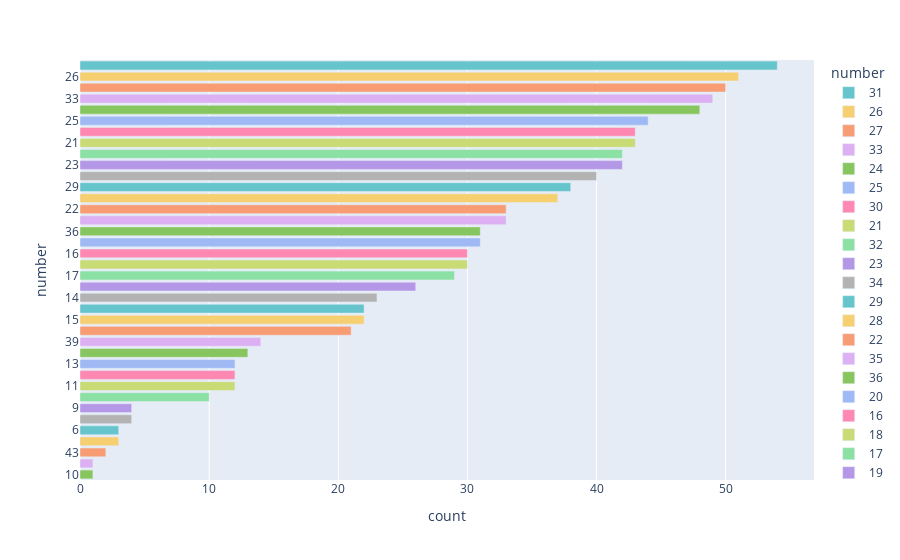

The notebook cell this image was saved under:
### Code cell
# 네번째 번호 전체 빈도수
fig = px.bar(number4, x='count', y='number', 
             color = 'number', color_discrete_sequence = px.colors.qualitative.Pastel)
fig.update_traces(
    textfont_size=14, 
    textposition='auto',
)

### Figure 1 — Plotly figure (JSON) as saved in the notebook; plotly's stock layout.template omitted (floating-point values rounded to 4 significant figures)
{"data": [{"alignmentgroup": "True", "hovertemplate": "number=%{y}<br>count=%{x}<extra></extra>", "legendgroup": "31", "marker": {"color": "rgb(102, 197, 204)", "pattern": {"shape": ""}}, "name": "31", "offsetgroup": "31", "orientation": "h", "showlegend": true, "textfont": {"size": 14}, "textposition": "auto", "type": "bar", "x": [54], "xaxis": "x", "y": ["31"], "yaxis": "y"}, {"alignmentgroup": "True", "hovertemplate": "number=%{y}<br>count=%{x}<extra></extra>", "legendgroup": "26", "marker": {"color": "rgb(246, 207, 113)", "pattern": {"shape": ""}}, "name": "26", "offsetgroup": "26", "orientation": "h", "showlegend": true, "textfont": {"size": 14}, "textposition": "auto", "type": "bar", "x": [51], "xaxis": "x", "y": ["26"], "yaxis": "y"}, {"alignmentgroup": "True", "hovertemplate": "number=%{y}<br>count=%{x}<extra></extra>", "legendgroup": "27", "marker": {"color": "rgb(248, 156, 116)", "pattern": {"shape": ""}}, "name": "27", "offsetgroup": "27", "orientation": "h", "showlegend": true, "textfont": {"size": 14}, "textposition": "auto", "type": "bar", "x": [50], "xaxis": "x", "y": ["27"], "yaxis": "y"}, {"alignmentgroup": "True", "hovertemplate": "number=%{y}<br>count=%{x}<extra></extra>", "legendgroup": "33", "marker": {"color": "rgb(220, 176, 242)", "pattern": {"shape": ""}}, "name": "33", "offsetgroup": "33", "orientation": "h", "showlegend": true, "textfont": {"size": 14}, "textposition": "auto", "type": "bar", "x": [49], "xaxis": "x", "y": ["33"], "yaxis": "y"}, {"alignmentgroup": "True", "hovertemplate": "number=%{y}<br>count=%{x}<extra></extra>", "legendgroup": "24", "marker": {"color": "rgb(135, 197, 95)", "pattern": {"shape": ""}}, "name": "24", "offsetgroup": "24", "orientation": "h", "showlegend": true, "textfont": {"size": 14}, "textposition": "auto", "type": "bar", "x": [48], "xaxis": "x", "y": ["24"], "yaxis": "y"}, {"alignmentgroup": "True", "hovertemplate": "number=%{y}<br>count=%{x}<extra></extra>", "legendgroup": "25", "marker": {"color": "rgb(158, 185, 243)", "pattern": {"shape": ""}}, "name": "25", "offsetgroup": "25", "orientation": "h", "showlegend": true, "textfont": {"size": 14}, "textposition": "auto", "type": "bar", "x": [44], "xaxis": "x", "y": ["25"], "yaxis": "y"}, {"alignmentgroup": "True", "hovertemplate": "number=%{y}<br>count=%{x}<extra></extra>", "legendgroup": "30", "marker": {"color": "rgb(254, 136, 177)", "pattern": {"shape": ""}}, "name": "30", "offsetgroup": "30", "orientation": "h", "showlegend": true, "textfont": {"size": 14}, "textposition": "auto", "type": "bar", "x": [43], "xaxis": "x", "y": ["30"], "yaxis": "y"}, {"alignmentgroup": "True", "hovertemplate": "number=%{y}<br>count=%{x}<extra></extra>", "legendgroup": "21", "marker": {"color": "rgb(201, 219, 116)", "pattern": {"shape": ""}}, "name": "21", "offsetgroup": "21", "orientation": "h", "showlegend": true, "textfont": {"size": 14}, "textposition": "auto", "type": "bar", "x": [43], "xaxis": "x", "y": ["21"], "yaxis": "y"}, {"alignmentgroup": "True", "hovertemplate": "number=%{y}<br>count=%{x}<extra></extra>", "legendgroup": "32", "marker": {"color": "rgb(139, 224, 164)", "pattern": {"shape": ""}}, "name": "32", "offsetgroup": "32", "orientation": "h", "showlegend": true, "textfont": {"size": 14}, "textposition": "auto", "type": "bar", "x": [42], "xaxis": "x", "y": ["32"], "yaxis": "y"}, {"alignmentgroup": "True", "hovertemplate": "number=%{y}<br>count=%{x}<extra></extra>", "legendgroup": "23", "marker": {"color": "rgb(180, 151, 231)", "pattern": {"shape": ""}}, "name": "23", "offsetgroup": "23", "orientation": "h", "showlegend": true, "textfont": {"size": 14}, "textposition": "auto", "type": "bar", "x": [42], "xaxis": "x", "y": ["23"], "yaxis": "y"}, {"alignmentgroup": "True", "hovertemplate": "number=%{y}<br>count=%{x}<extra></extra>", "legendgroup": "34", "marker": {"color": "rgb(179, 179, 179)", "pattern": {"shape": ""}}, "name": "34", "offsetgroup": "34", "orientation": "h", "showlegend": true, "textfont": {"size": 14}, "textposition": "auto", "type": "bar", "x": [40], "xaxis": "x", "y": ["34"], "yaxis": "y"}, {"alignmentgroup": "True", "hovertemplate": "number=%{y}<br>count=%{x}<extra></extra>", "legendgroup": "29", "marker": {"color": "rgb(102, 197, 204)", "pattern": {"shape": ""}}, "name": "29", "offsetgroup": "29", "orientation": "h", "showlegend": true, "textfont": {"size": 14}, "textposition": "auto", "type": "bar", "x": [38], "xaxis": "x", "y": ["29"], "yaxis": "y"}, {"alignmentgroup": "True", "hovertemplate": "number=%{y}<br>count=%{x}<extra></extra>", "legendgroup": "28", "marker": {"color": "rgb(246, 207, 113)", "pattern": {"shape": ""}}, "name": "28", "offsetgroup": "28", "orientation": "h", "showlegend": true, "textfont": {"size": 14}, "textposition": "auto", "type": "bar", "x": [37], "xaxis": "x", "y": ["28"], "yaxis": "y"}, {"alignmentgroup": "True", "hovertemplate": "number=%{y}<br>count=%{x}<extra></extra>", "legendgroup": "22", "marker": {"color": "rgb(248, 156, 116)", "pattern": {"shape": ""}}, "name": "22", "offsetgroup": "22", "orientation": "h", "showlegend": true, "textfont": {"size": 14}, "textposition": "auto", "type": "bar", "x": [33], "xaxis": "x", "y": ["22"], "yaxis": "y"}, {"alignmentgroup": "True", "hovertemplate": "number=%{y}<br>count=%{x}<extra></extra>", "legendgroup": "35", "marker": {"color": "rgb(220, 176, 242)", "pattern": {"shape": ""}}, "name": "35", "offsetgroup": "35", "orientation": "h", "showlegend": true, "textfont": {"size": 14}, "textposition": "auto", "type": "bar", "x": [33], "xaxis": "x", "y": ["35"], "yaxis": "y"}, {"alignmentgroup": "True", "hovertemplate": "number=%{y}<br>count=%{x}<extra></extra>", "legendgroup": "36", "marker": {"color": "rgb(135, 197, 95)", "pattern": {"shape": ""}}, "name": "36", "offsetgroup": "36", "orientation": "h", "showlegend": true, "textfont": {"size": 14}, "textposition": "auto", "type": "bar", "x": [31], "xaxis": "x", "y": ["36"], "yaxis": "y"}, {"alignmentgroup": "True", "hovertemplate": "number=%{y}<br>count=%{x}<extra></extra>", "legendgroup": "20", "marker": {"color": "rgb(158, 185, 243)", "pattern": {"shape": ""}}, "name": "20", "offsetgroup": "20", "orientation": "h", "showlegend": true, "textfont": {"size": 14}, "textposition": "auto", "type": "bar", "x": [31], "xaxis": "x", "y": ["20"], "yaxis": "y"}, {"alignmentgroup": "True", "hovertemplate": "number=%{y}<br>count=%{x}<extra></extra>", "legendgroup": "16", "marker": {"color": "rgb(254, 136, 177)", "pattern": {"shape": ""}}, "name": "16", "offsetgroup": "16", "orientation": "h", "showlegend": true, "textfont": {"size": 14}, "textposition": "auto", "type": "bar", "x": [30], "xaxis": "x", "y": ["16"], "yaxis": "y"}, {"alignmentgroup": "True", "hovertemplate": "number=%{y}<br>count=%{x}<extra></extra>", "legendgroup": "18", "marker": {"color": "rgb(201, 219, 116)", "pattern": {"shape": ""}}, "name": "18", "offsetgroup": "18", "orientation": "h", "showlegend": true, "textfont": {"size": 14}, "textposition": "auto", "type": "bar", "x": [30], "xaxis": "x", "y": ["18"], "yaxis": "y"}, {"alignmentgroup": "True", "hovertemplate": "number=%{y}<br>count=%{x}<extra></extra>", "legendgroup": "17", "marker": {"color": "rgb(139, 224, 164)", "pattern": {"shape": ""}}, "name": "17", "offsetgroup": "17", "orientation": "h", "showlegend": true, "textfont": {"size": 14}, "textposition": "auto", "type": "bar", "x": [29], "xaxis": "x", "y": ["17"], "yaxis": "y"}, {"alignmentgroup": "True", "hovertemplate": "number=%{y}<br>count=%{x}<extra></extra>", "legendgroup": "19", "marker": {"color": "rgb(180, 151, 231)", "pattern": {"shape": ""}}, "name": "19", "offsetgroup": "19", "orientation": "h", "showlegend": true, "textfont": {"size": 14}, "textposition": "auto", "type": "bar", "x": [26], "xaxis": "x", "y": ["19"], "yaxis": "y"}, {"alignmentgroup": "True", "hovertemplate": "number=%{y}<br>count=%{x}<extra></extra>", "legendgroup": "14", "marker": {"color": "rgb(179, 179, 179)", "pattern": {"shape": ""}}, "name": "14", "offsetgroup": "14", "orientation": "h", "showlegend": true, "textfont": {"size": 14}, "textposition": "auto", "type": "bar", "x": [23], "xaxis": "x", "y": ["14"], "yaxis": "y"}, {"alignmentgroup": "True", "hovertemplate": "number=%{y}<br>count=%{x}<extra></extra>", "legendgroup": "38", "marker": {"color": "rgb(102, 197, 204)", "pattern": {"shape": ""}}, "name": "38", "offsetgroup": "38", "orientation": "h", "showlegend": true, "textfont": {"size": 14}, "textposition": "auto", "type": "bar", "x": [22], "xaxis": "x", "y": ["38"], "yaxis": "y"}, {"alignmentgroup": "True", "hovertemplate": "number=%{y}<br>count=%{x}<extra></extra>", "legendgroup": "15", "marker": {"color": "rgb(246, 207, 113)", "pattern": {"shape": ""}}, "name": "15", "offsetgroup": "15", "orientation": "h", "showlegend": true, "textfont": {"size": 14}, "textposition": "auto", "type": "bar", "x": [22], "xaxis": "x", "y": ["15"], "yaxis": "y"}, {"alignmentgroup": "True", "hovertemplate": "number=%{y}<br>count=%{x}<extra></extra>", "legendgroup": "37", "marker": {"color": "rgb(248, 156, 116)", "pattern": {"shape": ""}}, "name": "37", "offsetgroup": "37", "orientation": "h", "showlegend": true, "textfont": {"size": 14}, "textposition": "auto", "type": "bar", "x": [21], "xaxis": "x", "y": ["37"], "yaxis": "y"}, {"alignmentgroup": "True", "hovertemplate": "number=%{y}<br>count=%{x}<extra></extra>", "legendgroup": "39", "marker": {"color": "rgb(220, 176, 242)", "pattern": {"shape": ""}}, "name": "39", "offsetgroup": "39", "orientation": "h", "showlegend": true, "textfont": {"size": 14}, "textposition": "auto", "type": "bar", "x": [14], "xaxis": "x", "y": ["39"], "yaxis": "y"}, {"alignmentgroup": "True", "hovertemplate": "number=%{y}<br>count=%{x}<extra></extra>", "legendgroup": "12", "marker": {"color": "rgb(135, 197, 95)", "pattern": {"shape": ""}}, "name": "12", "offsetgroup": "12", "orientation": "h", "showlegend": true, "textfont": {"size": 14}, "textposition": "auto", "type": "bar", "x": [13], "xaxis": "x", "y": ["12"], "yaxis": "y"}, {"alignmentgroup": "True", "hovertemplate": "number=%{y}<br>count=%{x}<extra></extra>", "legendgroup": "13", "marker": {"color": "rgb(158, 185, 243)", "pattern": {"shape": ""}}, "name": "13", "offsetgroup": "13", "orientation": "h", "showlegend": true, "textfont": {"size": 14}, "textposition": "auto", "type": "bar", "x": [12], "xaxis": "x", "y": ["13"], "yaxis": "y"}, {"alignmentgroup": "True", "hovertemplate": "number=%{y}<br>count=%{x}<extra></extra>", "legendgroup": "40", "marker": {"color": "rgb(254, 136, 177)", "pattern": {"shape": ""}}, "name": "40", "offsetgroup": "40", "orientation": "h", "showlegend": true, "textfont": {"size": 14}, "textposition": "auto", "type": "bar", "x": [12], "xaxis": "x", "y": ["40"], "yaxis": "y"}, {"alignmentgroup": "True", "hovertemplate": "number=%{y}<br>count=%{x}<extra></extra>", "legendgroup": "11", "marker": {"color": "rgb(201, 219, 116)", "pattern": {"shape": ""}}, "name": "11", "offsetgroup": "11", "orientation": "h", "showlegend": true, "textfont": {"size": 14}, "textposition": "auto", "type": "bar", "x": [12], "xaxis": "x", "y": ["11"], "yaxis": "y"}, {"alignmentgroup": "True", "hovertemplate": "number=%{y}<br>count=%{x}<extra></extra>", "legendgroup": "41", "marker": {"color": "rgb(139, 224, 164)", "pattern": {"shape": ""}}, "name": "41", "offsetgroup": "41", "orientation": "h", "showlegend": true, "textfont": {"size": 14}, "textposition": "auto", "type": "bar", "x": [10], "xaxis": "x", "y": ["41"], "yaxis": "y"}, {"alignmentgroup": "True", "hovertemplate": "number=%{y}<br>count=%{x}<extra></extra>", "legendgroup": "9", "marker": {"color": "rgb(180, 151, 231)", "pattern": {"shape": ""}}, "name": "9", "offsetgroup": "9", "orientation": "h", "showlegend": true, "textfont": {"size": 14}, "textposition": "auto", "type": "bar", "x": [4], "xaxis": "x", "y": ["9"], "yaxis": "y"}, {"alignmentgroup": "True", "hovertemplate": "number=%{y}<br>count=%{x}<extra></extra>", "legendgroup": "42", "marker": {"color": "rgb(179, 179, 179)", "pattern": {"shape": ""}}, "name": "42", "offsetgroup": "42", "orientation": "h", "showlegend": true, "textfont": {"size": 14}, "textposition": "auto", "type": "bar", "x": [4], "xaxis": "x", "y": ["42"], "yaxis": "y"}, {"alignmentgroup": "True", "hovertemplate": "number=%{y}<br>count=%{x}<extra></extra>", "legendgroup": "6", "marker": {"color": "rgb(102, 197, 204)", "pattern": {"shape": ""}}, "name": "6", "offsetgroup": "6", "orientation": "h", "showlegend": true, "textfont": {"size": 14}, "textposition": "auto", "type": "bar", "x": [3], "xaxis": "x", "y": ["6"], "yaxis": "y"}, {"alignmentgroup": "True", "hovertemplate": "number=%{y}<br>count=%{x}<extra></extra>", "legendgroup": "8", "marker": {"color": "rgb(246, 207, 113)", "pattern": {"shape": ""}}, "name": "8", "offsetgroup": "8", "orientation": "h", "showlegend": true, "textfont": {"size": 14}, "textposition": "auto", "type": "bar", "x": [3], "xaxis": "x", "y": ["8"], "yaxis": "y"}, {"alignmentgroup": "True", "hovertemplate": "number=%{y}<br>count=%{x}<extra></extra>", "legendgroup": "43", "marker": {"color": "rgb(248, 156, 116)", "pattern": {"shape": ""}}, "name": "43", "offsetgroup": "43", "orientation": "h", "showlegend": true, "textfont": {"size": 14}, "textposition": "auto", "type": "bar", "x": [2], "xaxis": "x", "y": ["43"], "yaxis": "y"}, {"alignmentgroup": "True", "hovertemplate": "number=%{y}<br>count=%{x}<extra></extra>", "legendgroup": "5", "marker": {"color": "rgb(220, 176, 242)", "pattern": {"shape": ""}}, "name": "5", "offsetgroup": "5", "orientation": "h", "showlegend": true, "textfont": {"size": 14}, "textposition": "auto", "type": "bar", "x": [1], "xaxis": "x", "y": ["5"], "yaxis": "y"}, {"alignmentgroup": "True", "hovertemplate": "number=%{y}<br>count=%{x}<extra></extra>", "legendgroup": "10", "marker": {"color": "rgb(135, 197, 95)", "pattern": {"shape": ""}}, "name": "10", "offsetgroup": "10", "orientation": "h", "showlegend": true, "textfont": {"size": 14}, "textposition": "auto", "type": "bar", "x": [1], "xaxis": "x", "y": ["10"], "yaxis": "y"}], "layout": {"barmode": "relative", "legend": {"title": {"text": "number"}, "tracegroupgap": 0}, "margin": {"t": 60}, "xaxis": {"anchor": "y", "domain": [0, 1], "title": {"text": "count"}}, "yaxis": {"anchor": "x", "categoryarray": ["10", "5", "43", "8", "6", "42", "9", "41", "11", "40", "13", "12", "39", "37", "15", "38", "14", "19", "17", "18", "16", "20", "36", "35", "22", "28", "29", "34", "23", "32", "21", "30", "25", "24", "33", "27", "26", "31"], "categoryorder": "array", "domain": [0, 1], "title": {"text": "number"}}}}
